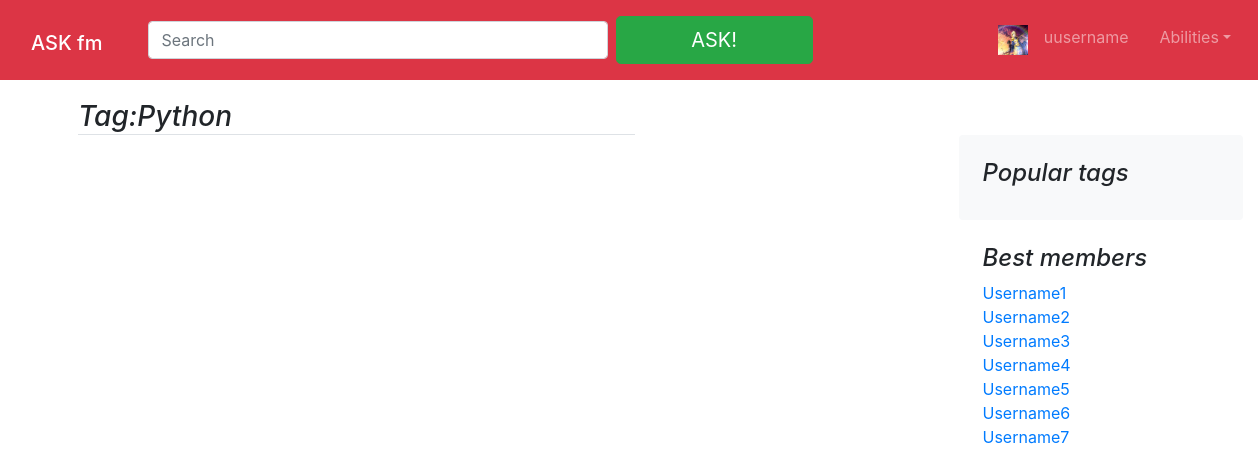
The page /tag/Python/ on the database as committed earlier.
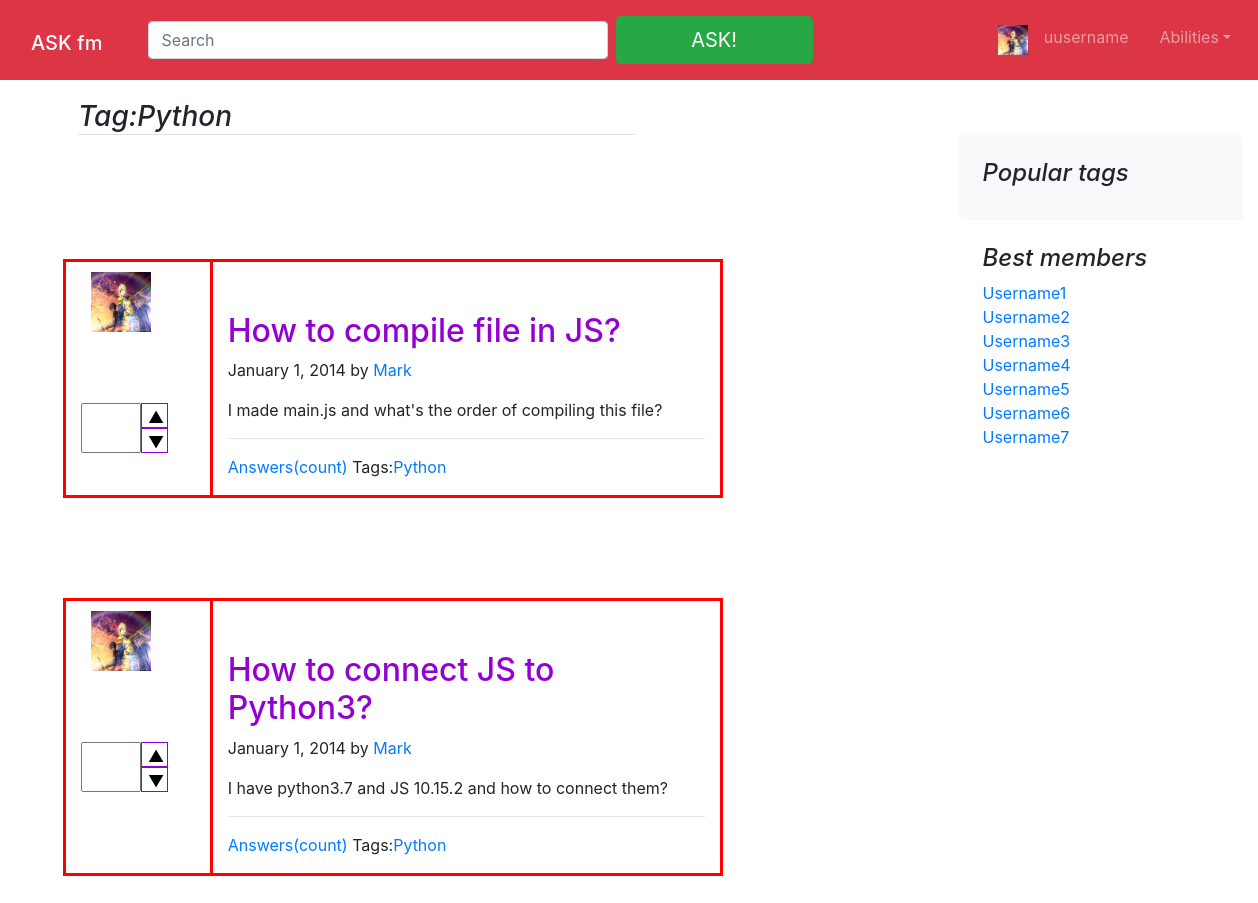
The same page on the database as committed later.
### ask/models.py (models this page shows, shortened)
class Question(models.Model):
    title = models.CharField(max_length=255)
    text = models.TextField()
    author = models.ForeignKey(
        User, on_delete=models.SET_NULL, null=True, blank=True)
    pub_date = models.DateTimeField('date published')
    rating = models.IntegerField(default=0)
    tags = models.ManyToManyField(Tag)
    class Meta:
        verbose_name = 'Вопрос'
        verbose_name_plural = 'Вопросы'

### ask/views.py (the view)
# urls.py: url(r'^tag/(?P<tag_name>\w+)/$', views.tag, name='tag'),
def tag(request, tag_name):
    q=Question.objects.all()
    t=Tag.objects.all()
    return render(
        request,
        'ask/tag.html',{
            'questions_list':q,
            'tag_name': tag_name,
            'tags':t,
        }
    )

### ask/templates/ask/tag.html (shortened to what this page needs)
{% extends './base.html' %}
{% block content %}
  <main role="main" class="container-fluid m-5">
  <div class="row">
    <div class="col-md-8 col-sm-8 blog-main">
      <h3 class="mb-4 font-italic border-bottom">
      Tag:{{ tag_name }}
      </h3>
    </div>
{% for question in questions_list %}
    <div class="container-fluid" style="margin-top: 0px">
      <div class="row">
        <div class="col col-2" style="border: 3px solid red;border-right: none">
         <a class="blog-post" href="#"><img src="/static/img/fffzRA7cwYA.jpg" width="60" height="60" style="margin: 10px"></a><br>
          <div class="btn-group" style="margin-top: 10%">
              <div><input style="width: 60px" type="number" id={{question.id}}></div>
          <div class="btn-group-vertical" style="margin-right: 50px">
            <button onmouseover="this.style.backgroundColor='green'"; onmouseout="this.style.backgroundColor='white'" ; style="height: 25px; width: 90%;" onclick="myFunction1({{question.id}})">▲</button>
            <button onmouseover="this.style.backgroundColor='red'"; onmouseout="this.style.backgroundColor='white'" ; style="height: 25px; width: 90%;" onclick="myFunction2({{question.id}})">▼</button>
          </div>
        </div>
        </div>
        <div class="col col-7" style="border: 3px solid red;">
        <div class="blog-post">
        <h2><a style="color: darkviolet" href="#">{{question.title}}</a></h2>
        <p class="blog-post-meta">January 1, 2014 by
          <a href="#">Mark</a>
        </p>
            {{question.text}}
          <hr>
            <p> <a href="#">Answers(count)</a> Tags:<a href="#">{{tag_name}}</a>
        </div>
        </div>
      </div>
 </div>
{% endfor %}
  </div>
</main>
{% endblock %}

Rows that differ between the two databases and show on the page:
added Question: title "How to compile file in JS?", text "I made main.js and what's the order of compiling this file?", tag_name "Python"
added Question: {{ question.id }} 2 (drawn), title "How to connect JS to Python3?", text "I have python3.7 and JS 10.15.2 and how to connect them?", tag_name "Python"
